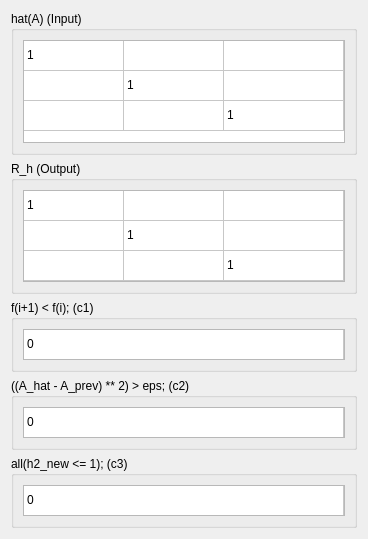
            <widget class="QWidget" name="scrollAreaWidgetContents">
             <property name="geometry">
              <rect>
               <x>0</x>
               <y>0</y>
               <width>368</width>
               <height>539</height>
              </rect>
             </property>
             <layout class="QVBoxLayout" name="verticalLayout_7">
              <item>
               <widget class="QGroupBox" name="viewIterAMatBox">
                <property name="sizePolicy">
                 <sizepolicy hsizetype="Preferred" vsizetype="Minimum">
                  <horstretch>0</horstretch>
                  <verstretch>0</verstretch>
                 </sizepolicy>
                </property>
                <property name="title">
                 <string>hat(A) (Input)</string>
                </property>
                <layout class="QVBoxLayout" name="verticalLayout_43">
                 <item>
                  <widget class="QTableWidget" name="viewIterAMatTableWidget">
                   <property name="sizePolicy">
                    <sizepolicy hsizetype="Expanding" vsizetype="Expanding">
                     <horstretch>0</horstretch>
                     <verstretch>0</verstretch>
                    </sizepolicy>
                   </property>
                   <property name="verticalScrollBarPolicy">
                    <enum>Qt::ScrollBarPolicy::ScrollBarAlwaysOff</enum>
                   </property>
                   <property name="horizontalScrollBarPolicy">
                    <enum>Qt::ScrollBarPolicy::ScrollBarAlwaysOff</enum>
                   </property>
                   <property name="sizeAdjustPolicy">
                    <enum>QAbstractScrollArea::SizeAdjustPolicy::AdjustToContents</enum>
                   </property>
                   <property name="editTriggers">
                    <set>QAbstractItemView::EditTrigger::NoEditTriggers</set>
                   </property>
                   <property name="selectionMode">
                    <enum>QAbstractItemView::SelectionMode::NoSelection</enum>
                   </property>
                   <property name="supportedDragActions">
                    <set>Qt::DropAction::IgnoreAction</set>
                   </property>
                   <attribute name="horizontalHeaderVisible">
                    <bool>false</bool>
                   </attribute>
                   <attribute name="horizontalHeaderStretchLastSection">
                    <bool>true</bool>
                   </attribute>
                   <attribute name="verticalHeaderVisible">
                    <bool>false</bool>
                   </attribute>
                   <row>
                    <property name="text">
                     <string>0</string>
                    </property>
                   </row>
                   <row>
                    <property name="text">
                     <string>1</string>
                    </property>
                   </row>
                   <row>
                    <property name="text">
                     <string>2</string>
                    </property>
                   </row>
                   <column>
                    <property name="text">
                     <string>0</string>
                    </property>
                   </column>
                   <column>
                    <property name="text">
                     <string>1</string>
                    </property>
                   </column>
                   <column>
                    <property name="text">
                     <string>2</string>
                    </property>
                   </column>
                   <item row="0" column="0">
                    <property name="text">
                     <string>1</string>
                    </property>
                   </item>
                   <item row="0" column="1">
                    <property name="text">
                     <string/>
                    </property>
                   </item>
                   <item row="0" column="2">
                    <property name="text">
                     <string/>
                    </property>
                   </item>
                   <item row="1" column="0">
                    <property name="text">
                     <string/>
                    </property>
                   </item>
                   <item row="1" column="1">
                    <property name="text">
                     <string>1</string>
                    </property>
                   </item>
                   <item row="1" column="2">
                    <property name="text">
                     <string/>
                    </property>
                   </item>
                   <item row="2" column="0">
                    <property name="text">
                     <string/>
                    </property>
                   </item>
                   <item row="2" column="1">
                    <property name="text">
                     <string/>
                    </property>
                   </item>
                   <item row="2" column="2">
                    <property name="text">
                     <string>1</string>
                    </property>
                   </item>
                  </widget>
                 </item>
                </layout>
               </widget>
              </item>
              <item>
               <widget class="QGroupBox" name="viewIterRhMatBox">
                <property name="title">
                 <string>R_h (Output)</string>
                </property>
                <layout class="QVBoxLayout" name="verticalLayout_45">
                 <item>
                  <widget class="QTableWidget" name="viewIterRhMatTableWidget">
                   <property name="sizePolicy">
                    <sizepolicy hsizetype="Expanding" vsizetype="Minimum">
                     <horstretch>0</horstretch>
                     <verstretch>0</verstretch>
                    </sizepolicy>
                   </property>
                   <property name="verticalScrollBarPolicy">
                    <enum>Qt::ScrollBarPolicy::ScrollBarAlwaysOff</enum>
                   </property>
                   <property name="horizontalScrollBarPolicy">
                    <enum>Qt::ScrollBarPolicy::ScrollBarAlwaysOff</enum>
                   </property>
                   <property name="sizeAdjustPolicy">
                    <enum>QAbstractScrollArea::SizeAdjustPolicy::AdjustToContents</enum>
                   </property>
                   <property name="editTriggers">
                    <set>QAbstractItemView::EditTrigger::NoEditTriggers</set>
                   </property>
                   <property name="selectionMode">
                    <enum>QAbstractItemView::SelectionMode::NoSelection</enum>
                   </property>
                   <property name="supportedDragActions">
                    <set>Qt::DropAction::IgnoreAction</set>
                   </property>
                   <attribute name="horizontalHeaderVisible">
                    <bool>false</bool>
                   </attribute>
                   <attribute name="horizontalHeaderStretchLastSection">
                    <bool>true</bool>
                   </attribute>
                   <attribute name="verticalHeaderVisible">
                    <bool>false</bool>
                   </attribute>
                   <row>
                    <property name="text">
                     <string>0</string>
                    </property>
                   </row>
                   <row>
                    <property name="text">
                     <string>1</string>
                    </property>
                   </row>
                   <row>
                    <property name="text">
                     <string>2</string>
                    </property>
                   </row>
                   <column>
                    <property name="text">
                     <string>0</string>
                    </property>
                   </column>
                   <column>
                    <property name="text">
                     <string>1</string>
                    </property>
                   </column>
                   <column>
                    <property name="text">
                     <string>2</string>
                    </property>
                   </column>
                   <item row="0" column="0">
                    <property name="text">
                     <string>1</string>
                    </property>
                   </item>
                   <item row="0" column="1">
                    <property name="text">
                     <string/>
                    </property>
                   </item>
                   <item row="0" column="2">
                    <property name="text">
                     <string/>
                    </property>
                   </item>
                   <item row="1" column="0">
                    <property name="text">
                     <string/>
                    </property>
                   </item>
                   <item row="1" column="1">
                    <property name="text">
                     <string>1</string>
                    </property>
                   </item>
                   <item row="1" column="2">
                    <property name="text">
                     <string/>
                    </property>
                   </item>
                   <item row="2" column="0">
                    <property name="text">
                     <string/>
                    </property>
                   </item>
                   <item row="2" column="1">
                    <property name="text">
                     <string/>
                    </property>
                   </item>
                   <item row="2" column="2">
                    <property name="text">
                     <string>1</string>
                    </property>
                   </item>
                  </widget>
                 </item>
                </layout>
               </widget>
              </item>
              <item>
               <widget class="QGroupBox" name="c1Box">
                <property name="title">
                 <string>f(i+1) &lt; f(i); (c1)</string>
                </property>
                <layout class="QVBoxLayout" name="verticalLayout_44">
                 <item>
                  <widget class="QTableWidget" name="c1TableWidget">
                   <property name="sizePolicy">
                    <sizepolicy hsizetype="Expanding" vsizetype="Maximum">
                     <horstretch>0</horstretch>
                     <verstretch>0</verstretch>
                    </sizepolicy>
                   </property>
                   <property name="maximumSize">
                    <size>
                     <width>16777215</width>
                     <height>31</height>
                    </size>
                   </property>
                   <property name="verticalScrollBarPolicy">
                    <enum>Qt::ScrollBarPolicy::ScrollBarAlwaysOff</enum>
                   </property>
                   <property name="horizontalScrollBarPolicy">
                    <enum>Qt::ScrollBarPolicy::ScrollBarAlwaysOff</enum>
                   </property>
                   <property name="sizeAdjustPolicy">
                    <enum>QAbstractScrollArea::SizeAdjustPolicy::AdjustToContents</enum>
                   </property>
                   <property name="editTriggers">
                    <set>QAbstractItemView::EditTrigger::NoEditTriggers</set>
                   </property>
                   <property name="selectionMode">
                    <enum>QAbstractItemView::SelectionMode::NoSelection</enum>
                   </property>
                   <property name="supportedDragActions">
                    <set>Qt::DropAction::IgnoreAction</set>
                   </property>
                   <attribute name="horizontalHeaderVisible">
                    <bool>false</bool>
                   </attribute>
                   <attribute name="horizontalHeaderStretchLastSection">
                    <bool>true</bool>
                   </attribute>
                   <attribute name="verticalHeaderVisible">
                    <bool>false</bool>
                   </attribute>
                   <row>
                    <property name="text">
                     <string>0</string>
                    </property>
                   </row>
                   <column>
                    <property name="text">
                     <string>0</string>
                    </property>
                   </column>
                   <item row="0" column="0">
                    <property name="text">
                     <string>0</string>
                    </property>
                   </item>
                  </widget>
                 </item>
                </layout>
               </widget>
              </item>
              <item>
               <widget class="QGroupBox" name="c2Box">
                <property name="title">
                 <string>((A_hat - A_prev) ** 2) &gt; eps; (c2)</string>
                </property>
                <layout class="QVBoxLayout" name="verticalLayout_47">
                 <item>
                  <widget class="QTableWidget" name="c2TableWidget">
                   <property name="sizePolicy">
                    <sizepolicy hsizetype="Expanding" vsizetype="Maximum">
                     <horstretch>0</horstretch>
                     <verstretch>0</verstretch>
                    </sizepolicy>
                   </property>
                   <property name="maximumSize">
                    <size>
                     <width>16777215</width>
                     <height>31</height>
                    </size>
                   </property>
                   <property name="verticalScrollBarPolicy">
                    <enum>Qt::ScrollBarPolicy::ScrollBarAlwaysOff</enum>
                   </property>
                   <property name="horizontalScrollBarPolicy">
                    <enum>Qt::ScrollBarPolicy::ScrollBarAlwaysOff</enum>
                   </property>
                   <property name="sizeAdjustPolicy">
                    <enum>QAbstractScrollArea::SizeAdjustPolicy::AdjustToContents</enum>
                   </property>
                   <property name="editTriggers">
                    <set>QAbstractItemView::EditTrigger::NoEditTriggers</set>
                   </property>
                   <property name="selectionMode">
                    <enum>QAbstractItemView::SelectionMode::NoSelection</enum>
                   </property>
                   <property name="supportedDragActions">
                    <set>Qt::DropAction::IgnoreAction</set>
                   </property>
                   <attribute name="horizontalHeaderVisible">
                    <bool>false</bool>
                   </attribute>
                   <attribute name="horizontalHeaderStretchLastSection">
                    <bool>true</bool>
                   </attribute>
                   <attribute name="verticalHeaderVisible">
                    <bool>false</bool>
                   </attribute>
                   <row>
                    <property name="text">
                     <string>0</string>
                    </property>
                   </row>
                   <column>
                    <property name="text">
                     <string>0</string>
                    </property>
                   </column>
                   <item row="0" column="0">
                    <property name="text">
                     <string>0</string>
                    </property>
                   </item>
                  </widget>
                 </item>
                </layout>
               </widget>
              </item>
              <item>
               <widget class="QGroupBox" name="c3Box">
                <property name="title">
                 <string>all(h2_new &lt;= 1); (c3)</string>
                </property>
                <layout class="QVBoxLayout" name="verticalLayout_46">
                 <item>
                  <widget class="QTableWidget" name="c3TableWidget">
                   <property name="sizePolicy">
                    <sizepolicy hsizetype="Expanding" vsizetype="Maximum">
                     <horstretch>0</horstretch>
                     <verstretch>0</verstretch>
                    </sizepolicy>
                   </property>
                   <property name="maximumSize">
                    <size>
                     <width>16777215</width>
                     <height>31</height>
                    </size>
                   </property>
                   <property name="verticalScrollBarPolicy">
                    <enum>Qt::ScrollBarPolicy::ScrollBarAlwaysOff</enum>
                   </property>
                   <property name="horizontalScrollBarPolicy">
                    <enum>Qt::ScrollBarPolicy::ScrollBarAlwaysOff</enum>
                   </property>
                   <property name="sizeAdjustPolicy">
                    <enum>QAbstractScrollArea::SizeAdjustPolicy::AdjustToContents</enum>
                   </property>
                   <property name="editTriggers">
                    <set>QAbstractItemView::EditTrigger::NoEditTriggers</set>
                   </property>
                   <property name="selectionMode">
                    <enum>QAbstractItemView::SelectionMode::NoSelection</enum>
                   </property>
                   <property name="supportedDragActions">
                    <set>Qt::DropAction::IgnoreAction</set>
                   </property>
                   <attribute name="horizontalHeaderVisible">
                    <bool>false</bool>
                   </attribute>
                   <attribute name="horizontalHeaderStretchLastSection">
                    <bool>true</bool>
                   </attribute>
                   <attribute name="verticalHeaderVisible">
                    <bool>false</bool>
                   </attribute>
                   <row>
                    <property name="text">
                     <string>0</string>
                    </property>
                   </row>
                   <column>
                    <property name="text">
                     <string>0</string>
                    </property>
                   </column>
                   <item row="0" column="0">
                    <property name="text">
                     <string>0</string>
                    </property>
                   </item>
                  </widget>
                 </item>
                </layout>
               </widget>
              </item>
             </layout>
            </widget>
